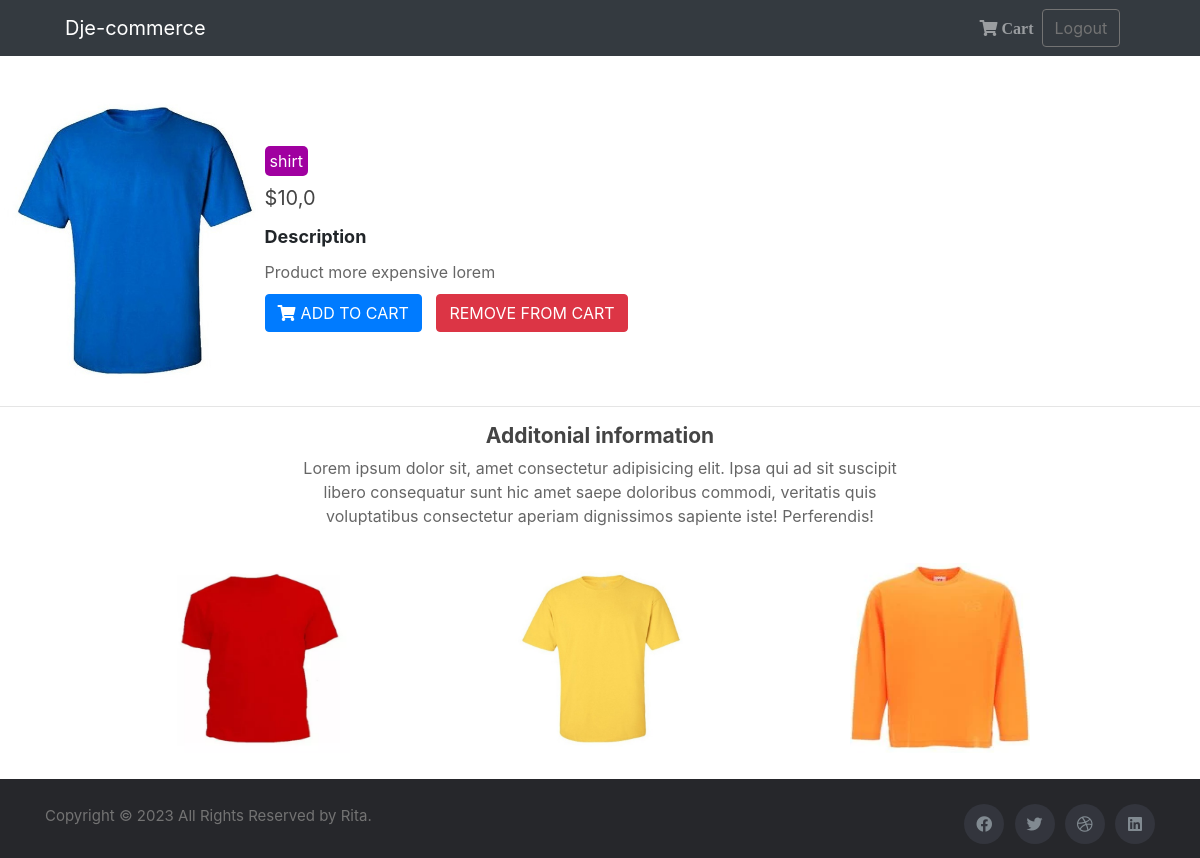
Page /product-2 (signed in) on the committed database.
### core/models.py (models this page shows, shortened)
class Product(models.Model):
    img = models.ImageField()
    categorie = models.CharField(max_length=50)
    title = models.CharField(max_length=100)
    price = models.FloatField()
    description = models.CharField(max_length=10000, default='This product has no description')
    rebate = models.IntegerField()
    no_of_likes = models.IntegerField(default=0)

### core/views.py (the view)
# urls.py: path('product-<str:pk>', views.product, name='product'),
@login_required(login_url='register')
def product(request, pk):
    product = Product.objects.get(id=pk)
    productsP = Product.objects.all()
    products = []
    for productP in productsP :
        if productP != product and len(products) < 3:
            products.append(productP)
    return render(request, 'product.html', {'product':product, 'products':products})

### templates/product.html
{% extends "base.html" %}
{% block content %}
<div style="width: 100%; max-width: 1200px; margin: 90px auto">
    <div style="width: 100%; height: 100%; display: flex; align-items: center;">
        <img src="{{product.img.url}}" alt="" style="width: 300px; height: 300px;">
        <div style="width: 100%; height: 100%;">
            <span style="padding: 5px; border-radius: 5px; background: #a000a0; color: #fff; margin: 20px 0;">{{product.categorie}}</span>
            <p style="margin: 10px 0; font-size: 20px; color: #444;">${{product.price}}</p>
            <b style="font-size: 18px;">Description</b>
            <p style="margin: 10px 0; color: #666">{{product.description}}</p>
            <div style="display: flex;">
                <div>
                    <a href="favorite-{{product.id}}" name="addcart" style="margin-right: 10px"  class="btn btn-primary btn-primary"><i style="padding-right: 5px" class="fas fa-shopping-cart"></i>ADD TO CART</a>
                    <a href="favorite-{{product.id}}" name="removecart" class="btn btn-primary btn-danger">REMOVE FROM CART</a>
                </div>
            </div>
        </div>
    </div>
    <hr>
    <div style="text-align: center; max-width: 600px; margin: 15px auto;">
        <h2 style="color:#444; font-size: 21px; font-weight: bold;">Additonial information</h2>
        <p style="color: #666; font-size: 16px">Lorem ipsum dolor sit, amet consectetur adipisicing elit. Ipsa qui ad sit suscipit libero consequatur sunt hic amet saepe doloribus commodi, veritatis quis voluptatibus consectetur aperiam dignissimos sapiente iste! Perferendis!</p>
    </div>
    <div style="width: 100%; max-width: 900px; margin: 20px auto; align-items: center; display: flex; justify-content: space-between;">
        {% for product in products %}
                <a href="/product-{{product.id}}" style="width: 200px; border-style: none !important; height: 200px;margin: 10px; padding: 5px 10px; background: #fff; cursor: pointer">
                    <div class="card text-center " style="border: none !important; width: 100%; height: 100%; display: flex; align-items: center;  ">
                            <img src="{{product.img.url}}"  style="width: 100%; height: 100%; " alt="">
                    </div>
                </a>
        {% endfor %}
      </div>
</div>
{% endblock %}

### static/base.css (style rules this page uses)
html { min-height: 100%; position: relative; }
body { margin: 0; margin-bottom: 40px; }

### templates/base.html (style rules this page uses)
img { width: 100%; height: 100%; }

### rows in the picture
Product: img (picture), categorie "shirt", price "10,0", description "Product more expensive lorem"
Product: img (picture)
Product: img (picture)
Product: img (picture)
